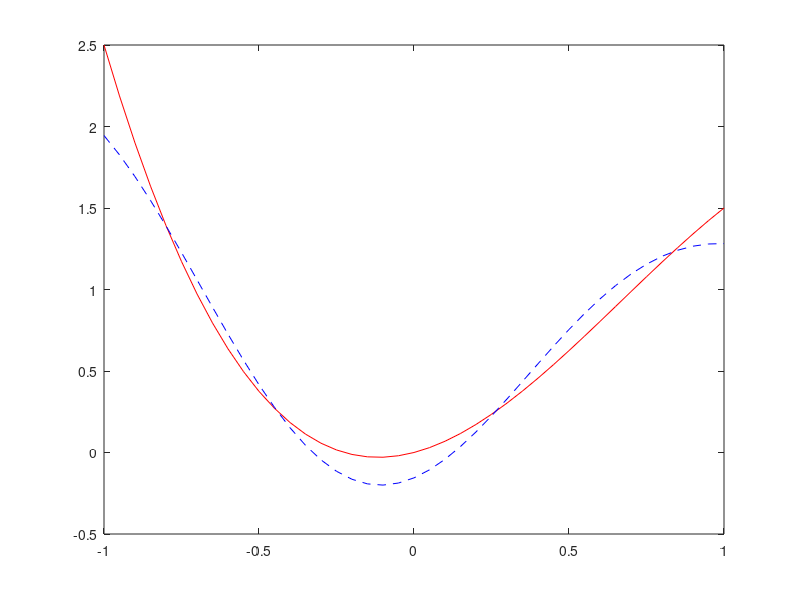

MATLAB code to generate this figure:
% RBF Networks
% ITEC560 Introduction to Neural Networks
% Example 2
% Function Approximation (delta rule)

clear;

% Network Paramaters

ni=1;               % # of input neurons
nh=9;               % # of hidden neurons
no=1;               % # of output neurons
ns=21;              % # of samples
m=0.1;              % learning rate
maxep=10000;          % Maximum Epoch

% Desired error tolerance
er=1e-2;

% Weights of the first layer - centers of the RBF's
w1=-0.8:0.2:0.8;

% Check if leng of w1 matches with number of hidden units
if nh~=length(w1),
    disp(['Number of units in the hidden layer (', num2str(nh), ...
         ') must be equal to the number of weights (', num2str(length(w1)), ...
         ') in the first layer.']);
     return;
end;

% Initial weights for the output layer between -1 & 1
w2=2*rand(1,nh)-1;

% ep_er is for testing if any error has accured in any epoch
ep_er=1; 

% Epoch number
n=0;


while  (ep_er>0 & n<maxep),
    
     n=n+1;
     ep_er=0;
     erav=0;    % Average error
     
    % Generate ns random values between -1 and 1
    x=(2*rand(1,ns)-1);
    
    % Calculate the corresponding desired outputs;
    d=0.5*x+2*x.^2-x.^3;

    % Weigth Update With Delta Rule
    
    for j=1:ns,
             
    % Calculate the outputs of the RB Functions
    q=exp(-(x(j)-w1).^2);   
    
    % Calculate the RBF output
    y=w2*q';
    
    % Calculate the error
    del=d(j)-y;
    
    % New Weights 
    w2=w2+m*del*q;
    
    % Check if error is less than the tolerance
          if abs(del)>er,
            ep_er=ep_er+1;
            erav=erav+abs(del);
          end;
  
    end;
    
    % At the end of each epoch check if all errors are
    % less than the error tolarance
    if ep_er==0,
        disp(['Function is approximated in ', num2str(n), ' epochs.']);
        disp(['The average error is the last epoch is ', num2str(erav/ns), '.']);
    elseif n==maxep,
         disp(['At the end of ', num2str(n), ' epochs.']);
         disp(['The average error in the last epoch is ', num2str(erav/ns), '.']);
    end;
        
end;


% Plot the exact and approximated function together

t=-1:1/20:1;              % time period
ge=0.5*t+2*t.^2-t.^3;     % exact fucntion

% Approximation of RBF network

for j=1:length(t),
    q=exp(-(t(j)-w1).^2);
    ga(j)=w2*q';
end;
    
% Plot functions

plot(t,ge,'r', t, ga,'b--');

% Calculate the estimation error

erplt=sum(abs(ge-ga))/length(t);
disp(['Average error between the original function and it''s approximation is : ', num2str(erplt)]);

